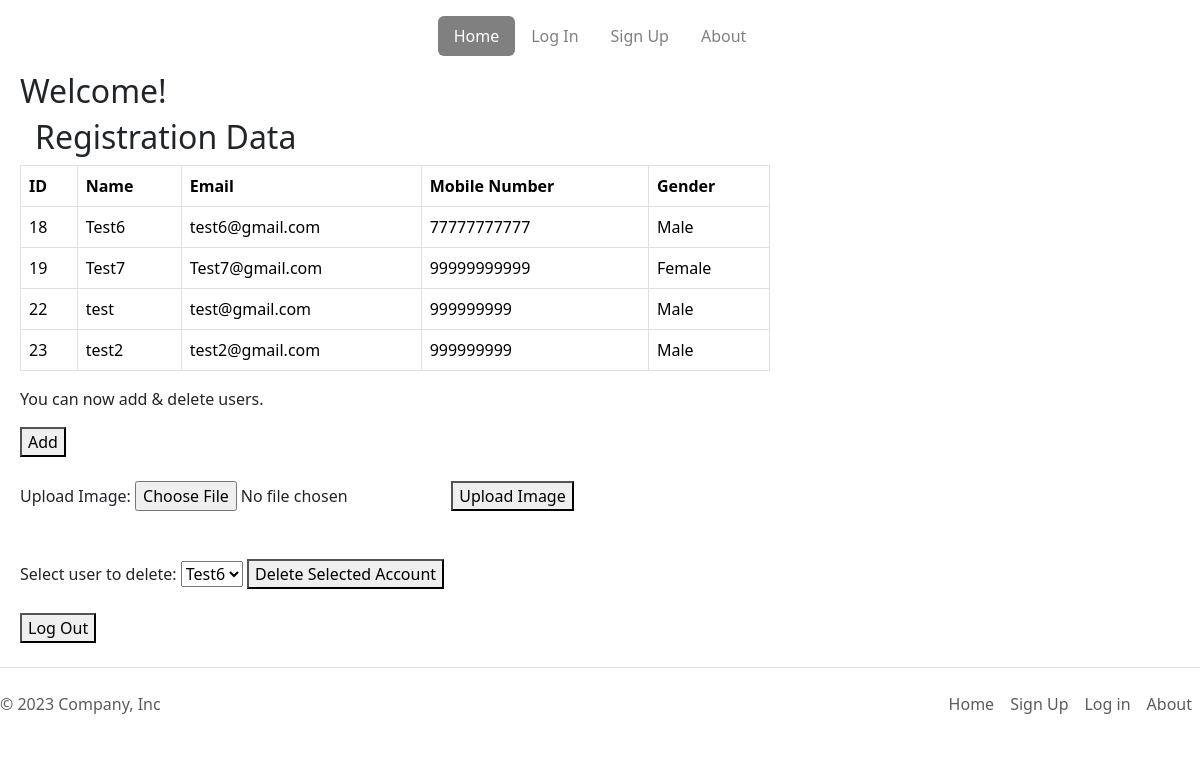
Screenshot of /welcome.php with the database file from the repository.
### tables this page shows
CREATE TABLE `user` (
  `id` int(11) NOT NULL,
  `name` varchar(128) NOT NULL,
  `email` varchar(255) NOT NULL,
  `mobile` varchar(20) NOT NULL,
  `gender` varchar(10) NOT NULL,
  `image_path` varchar(255) NOT NULL,
  `profile_picture` varchar(255) DEFAULT NULL,
  `password_hash` varchar(255) NOT NULL
);

### welcome.php (the view, shortened to what this page needs)
<?php
require 'database.php';
?>
<!DOCTYPE html>
<html lang="en">
<head>
</head>
<body>
    <?php require 'header.php'; ?>
    <div class="content-container">
        <h2>Welcome!</h2>
        <?php require 'display_data.php'; ?>
        <p>You can now add & delete users.</p>
        <a href="add.php">
            <button type="button">Add</button>
        </a>
       <br><br>
        <form action="process-upload.php" method="post" enctype="multipart/form-data">
            <label for="image">Upload Image:</label>
            <input type="file" name="image" id="image" accept="image/*">
            <button type="submit" name="upload">Upload Image</button>
        </form>
        <br><br>
        <form action="delete.php" method="post">
            <label for="deleteUser">Select user to delete:</label>
            <select name="deleteUser" id="deleteUser">
                <?php
                $sql = "SELECT id, name FROM user";
                $result = $mysqli->query($sql);
                if ($result->num_rows > 0) {
                    while ($row = $result->fetch_assoc()) {
                        echo "<option value='" . $row["id"] . "'>" . $row["name"] . "</option>";
                    }
                } else {
                    echo "<option>No users available</option>";
                }
                ?>
            </select>
            <button type="submit" name="delete">Delete Selected Account</button>
        </form>
        <br>
        <a href="logout.php">
            <button type="button">Log Out</button>
        </a>
    </div>
    <?php require 'footer.php'; ?>
</body>
</html>

### display_data.php (shortened to what this page needs)
<?php
$conn = new mysqli('localhost', 'root', '', 'login_db');
$sql = "SELECT id, name, email, mobile, gender FROM user";
$result = $conn->query($sql);
?>
<!DOCTYPE html>
<html lang="en">
<head>
    <link href="https://cdn.jsdelivr.net/npm/bootstrap@5.3.2/dist/css/bootstrap.min.css" rel="stylesheet">
</head>
<body>
    <h2 style="padding-left: 15px;">Registration Data</h2>
    <table class="table table-bordered" style="width: 750px; padding-left: 85px;">
        <thead>
            <tr>
                <th>ID</th>
                <th>Name</th>
                <th>Email</th>
                <th>Mobile Number</th>
                <th>Gender</th>
            </tr>
        </thead>
        <tbody>
            <?php
            if ($result->num_rows > 0) {
                while ($row = $result->fetch_assoc()) {
                    echo "<tr>";
                    echo "<td>" . $row["id"] . "</td>";
                    echo "<td>" . $row["name"] . "</td>";
                    echo "<td>" . $row["email"]. "</td>";
                    echo "<td>" . $row["mobile"]. "</td>";
                    echo "<td>" . $row["gender"]. "</td>";
                    echo "</tr>";
                }
            } else {
                echo "<tr><td colspan='5'>No data available</td></tr>";
            }
            ?>
        </tbody>
    </table>
</body>
</html>

### welcome.php (style rules this page uses)
.content-container { margin-left: 20px; }

### rows the page displays
user: id "18", name "Test6", email "test6@gmail.com", mobile "77777777777", gender "Male"
user: id "19", name "Test7", email "Test7@gmail.com", mobile "99999999999", gender "Female"
user: id "22", name "test", email "test@gmail.com", mobile "999999999", gender "Male"
user: id "23", name "test2", email "test2@gmail.com", mobile "999999999", gender "Male"

### other values shown
form field deleteUser "Test6"
